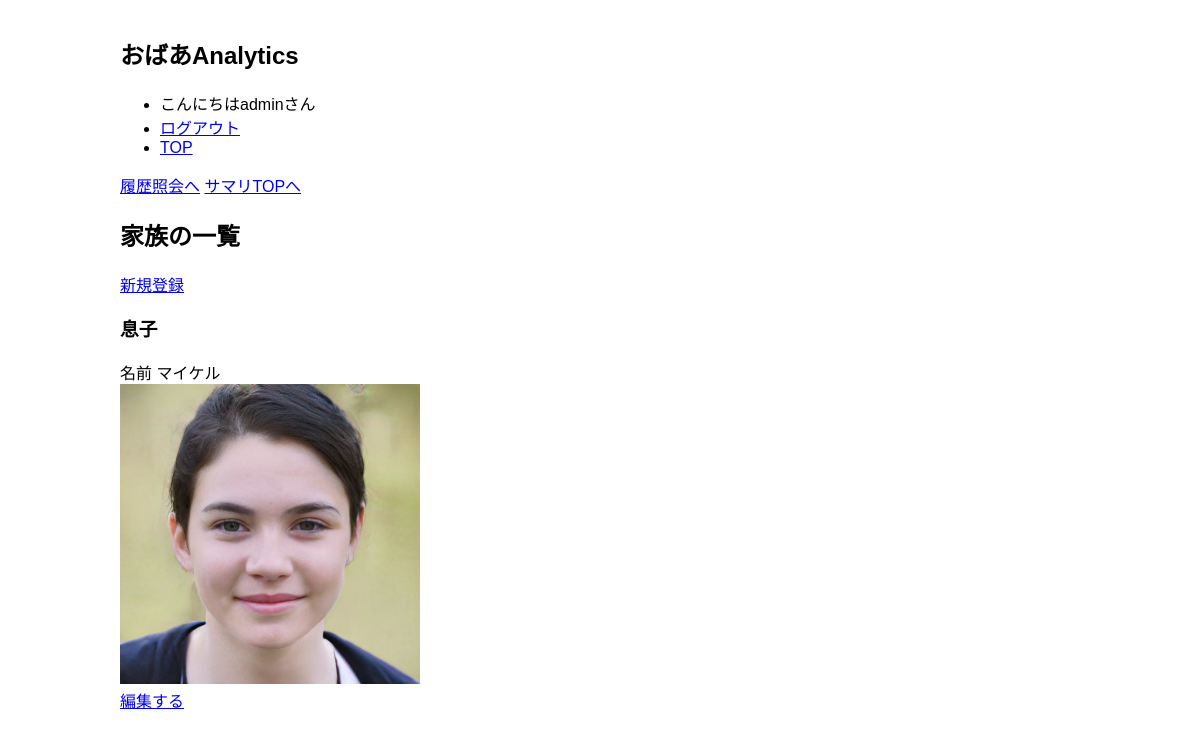
/fam/main (signed in), run on an earlier commit of the app's database.
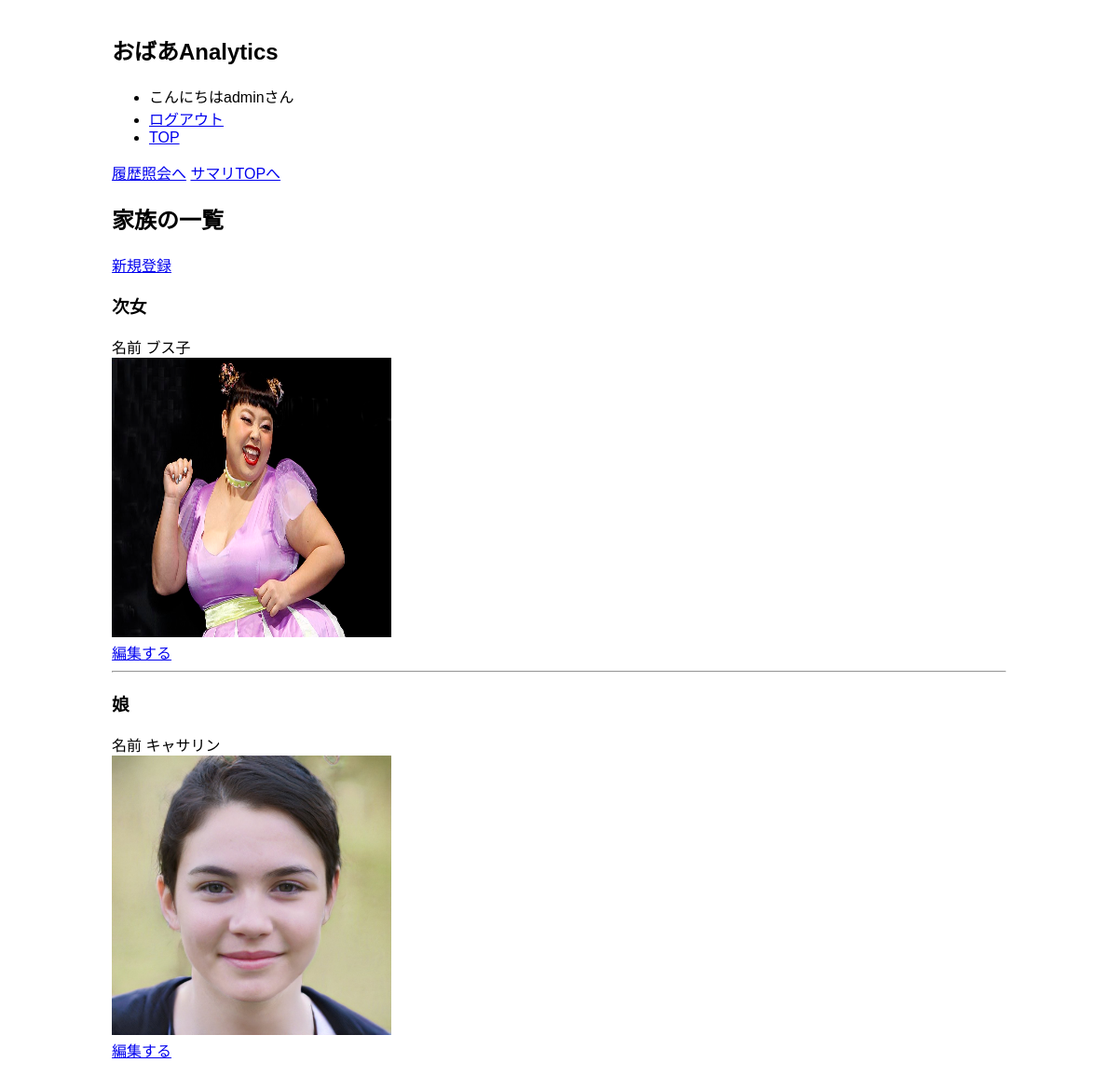
And on a later commit of the database.
### tables this page shows
CREATE TABLE user (
  id INTEGER PRIMARY KEY AUTOINCREMENT,
  username TEXT UNIQUE NOT NULL,
  password TEXT NOT NULL
);

CREATE TABLE family (
  id INTEGER PRIMARY KEY AUTOINCREMENT,
  author_id INTEGER NOT NULL,
  created TIMESTAMP NOT NULL DEFAULT CURRENT_TIMESTAMP,
  ship TEXT NOT NULL,
  famname TEXT NOT NULL,
  addres TEXT NOT NULL,
  filepath TEXT NOT NULL,
  FOREIGN KEY (author_id) REFERENCES user (id)
);

### flaskr/family.py (the view)
@bp.route('/main', methods=('GET', 'POST'))
@login_required
def index():
  db = get_db()
  postfamily = db.execute(
    'SELECT f.id, ship, famname, addres, author_id, username, filepath'
    ' FROM family f JOIN user u ON f.author_id = u.id'
    ' ORDER BY created DESC'
  ).fetchall()
  return render_template('fam/main.html', postfamily=postfamily)

### flaskr/auth.py (called while the page is built)
@bp.before_app_request
def load_logged_in_user():
  user_id = session.get('user_id')
  if user_id is None:
    g.user = None
  else:
    g.user = get_db().execute(
      'SELECT * FROM user WHERE id = ?', (user_id,)
    ).fetchone()

def login_required(view):
  @functools.wraps(view)
  def wrapped_view(**kwargs):
    if g.user is None:
      return redirect(url_for('auth.login'))
    return view(**kwargs)
  return wrapped_view

### flaskr/db.py (called while the page is built)
def get_db():
  if 'db' not in g:
    g.db = sqlite3.connect(
      current_app.config['DATABASE'],
      detect_types=sqlite3.PARSE_DECLTYPES
    )
    g.db.row_factory = sqlite3.Row
  return g.db

### flaskr/templates/fam/main.html
{% extends 'base.html' %}
{% block header %}
  {% if g.user %}
    <a class="action" href="{{ url_for('history.index') }}">履歴照会へ</a>
    <a class="action" href="{{ url_for('top.index') }}">サマリTOPへ</a>
  {% endif %}
{% endblock %}
{% block content %}
  <h1>{% block title %}家族の一覧{% endblock %}</h1>
  {% if g.user %}
    <a class="action" href="{{ url_for('family.createfamily') }}">新規登録</a>
  {% endif %}
  {% for post in postfamily %}
    <article class="post">
      <header>
        <div>
          <h1>{{ post['ship'] }}</h1>
          <div class="about">名前 {{ post['famname']}}</div>
          <div><img src="../../{{ post['filepath'] }}" width="300px" height="300px"></div>
        </div>
        {% if g.user['id'] == post['author_id'] %}
          <a class="action" href="{{ url_for('family.update', id=post['id']) }}">編集する</a>
        {% endif %}
    </article>
    {% if not loop.last %}
      <hr>
    {% endif %}
  {% endfor %}
{% endblock %}

### flaskr/templates/base.html (shortened to what this page needs)
<!DOCTYPE html>
<link rel="stylesheet" href="{{ url_for('static', filename='style.css') }}">
<nav>
  <h1>おばあAnalytics</h1>
  <ul>
    {% if g.user %}
      <li><span>こんにちは{{ g.user['username'] }}さん</span>
      <li><a href="{{ url_for('auth.logout') }}">ログアウト</a>
      <li><a href="{{ url_for('top.index') }}">TOP</a>
    {% else %}
      <li><a href="{{ url_for('auth.register') }}">新規登録</a>
      <li><a href="{{ url_for('auth.login') }}">ログイン</a>
    {% endif %}
  </ul>
</nav>
<section class="content">
  <header>
    {% block header %}{% endblock %}
  </header>
  {% block content %}{% endblock %}
</section>

What changed in the data, as far as the page shows it:
removed family: ship "息子", famname "マイケル", filepath (picture)
added family: ship "次女", famname "ブス子", filepath (picture)
added family: ship "娘", famname "キャサリン", filepath (picture)
